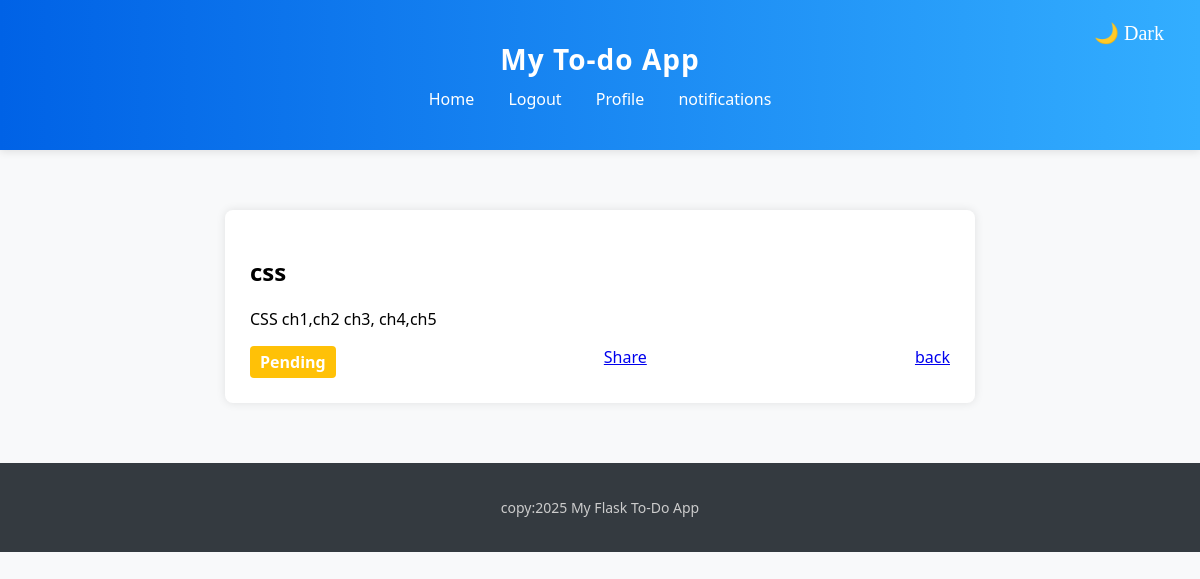
The page /description/2 (signed in) on the database its author committed.
### app/models.py (models this page shows)
class Task(db.Model):
    __tablename__='task'
    id=db.Column(db.Integer, primary_key=True)
    title=db.Column(db.String(100), nullable=False)
    description=db.Column(db.String(300), nullable=False)
    status=db.Column(db.String(20), default="Pending")
    user_id = db.Column(db.Integer, db.ForeignKey('register.uid'), nullable=False)

### app/routes/tasks.py (the view)
@tasks_bp.route('/description/<int:task_id>',methods=["GET","POST"])
def description(task_id):
    if 'user_id' not in session:
        return redirect(url_for('auth.login'))
    else:
       data= Task.query.filter_by(user_id=session['user_id'],id=task_id).first()
    return render_template('description.html',data=data,task_id=task_id)

### app/templates/description.html (shortened to what this page needs)
{% extends "base.html" %}
{% block content %}
 <div class="task-box">
    <div class="details">
    <h2>{{data.title}}</h2>
    <p>{{data.description}}</p>
    </div>
    <div class="status_details" style="display: flex; justify-content: space-between;">
        <span class="badge {{data.status|lower}}">{{data.status}}</span>
        <a href="{{url_for('tasks.send_task',task_id=task_id)}}">Share</a>
        <a href="{{url_for('tasks.view_tasks')}}">back</a>
    </div>
 </div>
{% endblock %}

### app/static/style.css (style rules this page uses)
body { margin:0; font-family:'Segoe UI', Tahoma, Geneva, Verdana, sans-serif; background-color: #f8f9fa; }
.task-box { max-width: 700px; margin: 40px auto; background-color: white; padding: 25px; border-radius: 8px; box-shadow: 0 0 10px rgba(0,0,0,0.1); }
.badge { padding: 5px 10px; border-radius: 4px; font-weight: bold; color: white; }
.badge.pending { background-color: #ffc107; }

### rows shown on the page
Task: title "css", description "CSS ch1,ch2 ch3, ch4,ch5", status "Pending"

### other values the page prints
{{ 2025 }} "2025"
